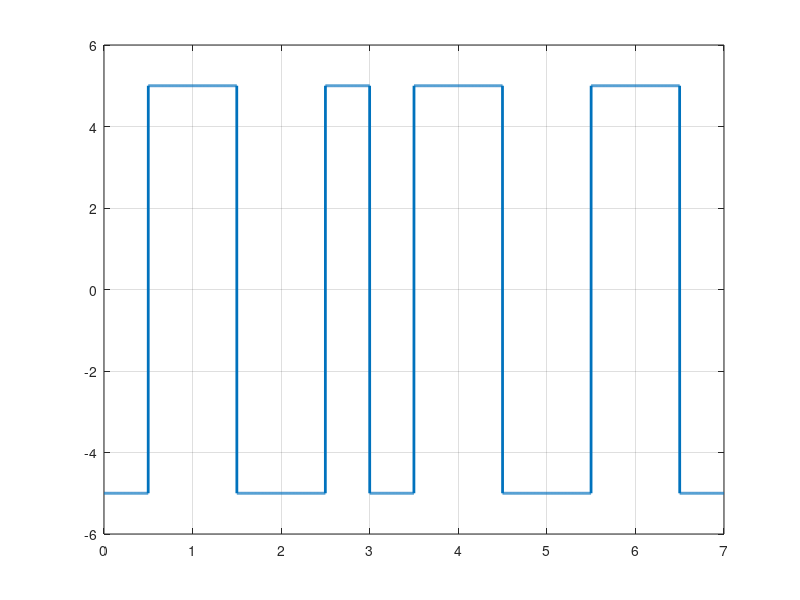

Source code (MATLAB):
clc;
close all;
clear all;

bits = [1 0 1 1 0 1 0];
n = 1000;
bitrate = 1;
T = length(bits)/bitrate;
N = length(bits)*n;
dt = T/N;
t = 0:dt:T-dt;

half = n/2;
for i=1:length(bits)
    if bits(i) == 0
        x((i-1)*n+1:half) = 5;
        x(half+1:i*n) = -5;
    else
        x((i-1)*n+1:half) = -5;
        x(half+1:i*n) = 5;
    end
half = half+n;
end

plot(t,x, 'Linewidth', 2);
grid on;

%decode
y = zeros(1, length(x)/n);
half = n/2;
for i=1:length(y)
    if x((i-1)*n+1:half) == -5
        y(i) = 1;
    end
    half = half+n;
end
disp(y);
